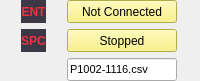
           <widget class="QFrame" name="Horiz1_2">
            <property name="sizePolicy">
             <sizepolicy hsizetype="Preferred" vsizetype="Fixed">
              <horstretch>0</horstretch>
              <verstretch>0</verstretch>
             </sizepolicy>
            </property>
            <property name="maximumSize">
             <size>
              <width>16777215</width>
              <height>81</height>
             </size>
            </property>
            <property name="frameShape">
             <enum>QFrame::Shape::NoFrame</enum>
            </property>
            <layout class="QHBoxLayout" name="Horiz1">
             <property name="spacing">
              <number>6</number>
             </property>
             <property name="leftMargin">
              <number>6</number>
             </property>
             <property name="topMargin">
              <number>0</number>
             </property>
             <property name="rightMargin">
              <number>6</number>
             </property>
             <property name="bottomMargin">
              <number>0</number>
             </property>
             <item>
              <widget class="QWidget" name="verticalWidget" native="true">
               <property name="sizePolicy">
                <sizepolicy hsizetype="Preferred" vsizetype="Preferred">
                 <horstretch>0</horstretch>
                 <verstretch>0</verstretch>
                </sizepolicy>
               </property>
               <layout class="QGridLayout" name="gridLayout_2">
                <property name="leftMargin">
                 <number>0</number>
                </property>
                <property name="topMargin">
                 <number>0</number>
                </property>
                <property name="rightMargin">
                 <number>0</number>
                </property>
                <property name="bottomMargin">
                 <number>0</number>
                </property>
                <item row="0" column="0">
                 <widget class="QLabel" name="label_62">
                  <property name="sizePolicy">
                   <sizepolicy hsizetype="Maximum" vsizetype="Preferred">
                    <horstretch>0</horstretch>
                    <verstretch>0</verstretch>
                   </sizepolicy>
                  </property>
                  <property name="font">
                   <font>
                    <pointsize>9</pointsize>
                    <italic>false</italic>
                    <bold>true</bold>
                   </font>
                  </property>
                  <property name="styleSheet">
                   <string notr="true">background-color: rgb(61, 56, 70);
color: rgb(237, 51, 59);</string>
                  </property>
                  <property name="text">
                   <string>ENT</string>
                  </property>
                  <property name="alignment">
                   <set>Qt::AlignmentFlag::AlignCenter</set>
                  </property>
                 </widget>
                </item>
                <item row="1" column="0">
                 <widget class="QLabel" name="label_64">
                  <property name="sizePolicy">
                   <sizepolicy hsizetype="Maximum" vsizetype="Preferred">
                    <horstretch>0</horstretch>
                    <verstretch>0</verstretch>
                   </sizepolicy>
                  </property>
                  <property name="font">
                   <font>
                    <pointsize>9</pointsize>
                    <italic>false</italic>
                    <bold>true</bold>
                   </font>
                  </property>
                  <property name="styleSheet">
                   <string notr="true">background-color: rgb(61, 56, 70);
color: rgb(237, 51, 59);</string>
                  </property>
                  <property name="text">
                   <string>SPC</string>
                  </property>
                  <property name="alignment">
                   <set>Qt::AlignmentFlag::AlignCenter</set>
                  </property>
                 </widget>
                </item>
                <item row="2" column="0">
                 <widget class="QLabel" name="label_34">
                  <property name="font">
                   <font>
                    <pointsize>9</pointsize>
                    <italic>false</italic>
                    <bold>false</bold>
                   </font>
                  </property>
                  <property name="styleSheet">
                   <string notr="true"/>
                  </property>
                  <property name="text">
                   <string/>
                  </property>
                  <property name="alignment">
                   <set>Qt::AlignmentFlag::AlignCenter</set>
                  </property>
                 </widget>
                </item>
                <item row="0" column="1">
                 <widget class="QPushButton" name="pbConnect">
                  <property name="sizePolicy">
                   <sizepolicy hsizetype="Fixed" vsizetype="Preferred">
                    <horstretch>0</horstretch>
                    <verstretch>0</verstretch>
                   </sizepolicy>
                  </property>
                  <property name="minimumSize">
                   <size>
                    <width>0</width>
                    <height>0</height>
                   </size>
                  </property>
                  <property name="maximumSize">
                   <size>
                    <width>110</width>
                    <height>16777215</height>
                   </size>
                  </property>
                  <property name="styleSheet">
                   <string notr="true">background-color: rgb(249, 240, 107);</string>
                  </property>
                  <property name="text">
                   <string>Not Connected</string>
                  </property>
                 </widget>
                </item>
                <item row="1" column="1">
                 <widget class="QPushButton" name="pbStart">
                  <property name="sizePolicy">
                   <sizepolicy hsizetype="Fixed" vsizetype="Preferred">
                    <horstretch>0</horstretch>
                    <verstretch>0</verstretch>
                   </sizepolicy>
                  </property>
                  <property name="minimumSize">
                   <size>
                    <width>0</width>
                    <height>0</height>
                   </size>
                  </property>
                  <property name="maximumSize">
                   <size>
                    <width>110</width>
                    <height>16777215</height>
                   </size>
                  </property>
                  <property name="styleSheet">
                   <string notr="true">background-color: rgb(249, 240, 107);</string>
                  </property>
                  <property name="text">
                   <string>Stopped</string>
                  </property>
                 </widget>
                </item>
                <item row="2" column="1">
                 <widget class="QLineEdit" name="leFileName">
                  <property name="sizePolicy">
                   <sizepolicy hsizetype="Fixed" vsizetype="Preferred">
                    <horstretch>0</horstretch>
                    <verstretch>0</verstretch>
                   </sizepolicy>
                  </property>
                  <property name="minimumSize">
                   <size>
                    <width>0</width>
                    <height>0</height>
                   </size>
                  </property>
                  <property name="maximumSize">
                   <size>
                    <width>110</width>
                    <height>16777215</height>
                   </size>
                  </property>
                  <property name="font">
                   <font>
                    <pointsize>8</pointsize>
                    <bold>false</bold>
                   </font>
                  </property>
                  <property name="text">
                   <string>P1002-1116.csv</string>
                  </property>
                 </widget>
                </item>
               </layout>
              </widget>
             </item>
            </layout>
           </widget>
